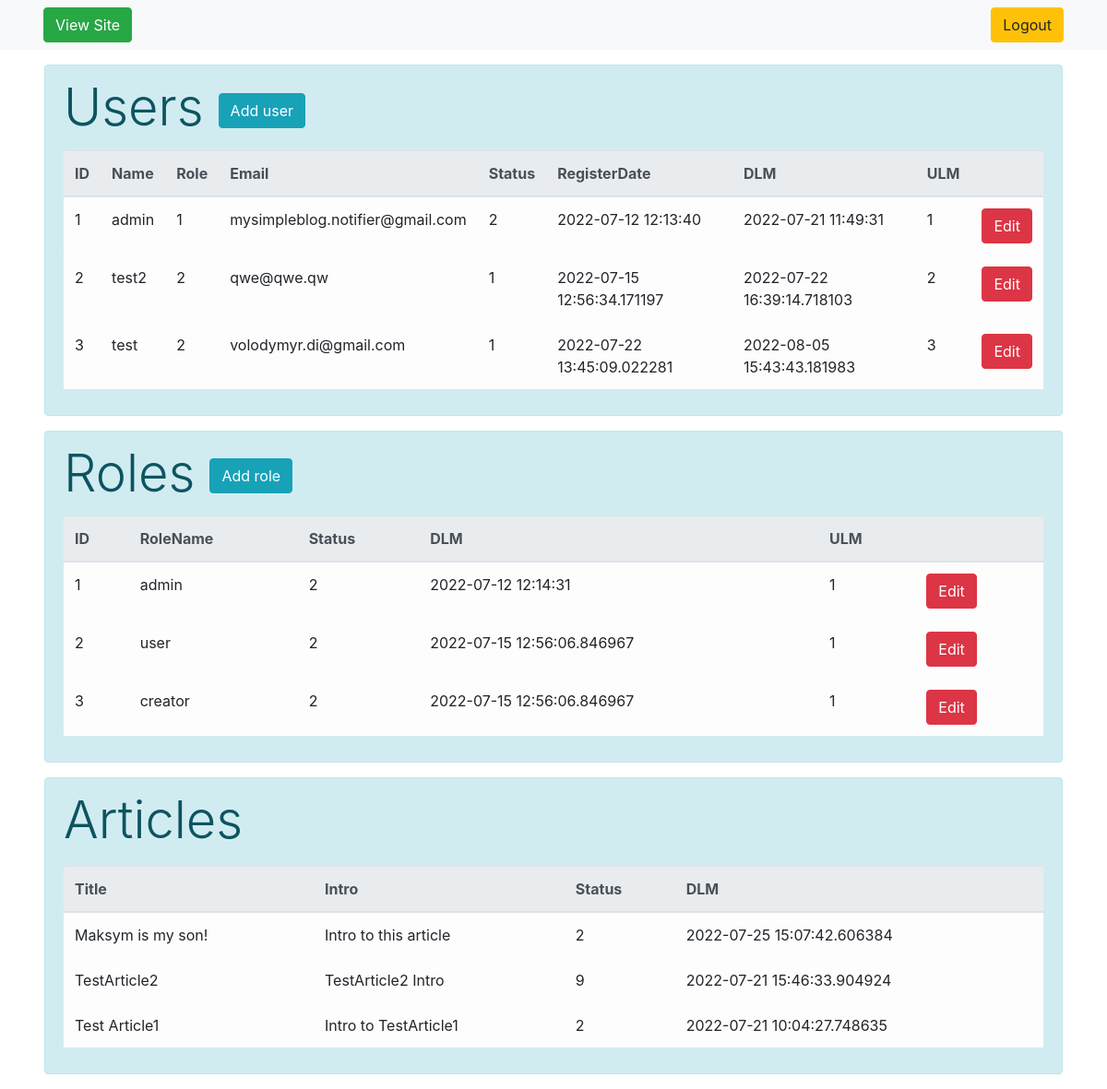
The app's page /admin/dashboard (signed in) with its own data.
### users/models.py (models this page shows, shortened)
class User(UserMixin, Base):
    __tablename__ = 'user'
    id = Column(Integer, primary_key=True, autoincrement=True)
    username = Column(String(100), nullable=False, unique=True)
    passwd = Column(String(254), nullable=False)
    email = Column(String(100), nullable=False, unique=True)
    status = Column(Integer, ForeignKey('status.code'), default=1)
    register_date = Column(DateTime, default=OUR_TIME)
    dlm = Column(DateTime, default=OUR_TIME)
    ulm = Column(Integer, ForeignKey('user.id'))
    role_id = Column(Integer, ForeignKey('userrole.id'))
    user_hash = Column(String(254), nullable=True, default='')

class UserRole(Base):
    __tablename__ = 'userrole'
    id = Column(Integer, primary_key=True, autoincrement=True)
    rolename = Column(String(100), nullable=False, unique=True)
    ulm = Column(Integer, ForeignKey('user.id'))
    dlm = Column(DateTime, default=OUR_TIME)
    status = Column(Integer, ForeignKey('status.code'))
    def __str__(self):
        return self.rolename

### models.py (models this page shows, shortened)
class Article(Base):
    __tablename__ = 'article'
    id = Column(Integer, primary_key=True, autoincrement=True)
    user_id = Column(Integer, ForeignKey('user.id'), nullable=False)
    title = Column(String(100), nullable=False)
    intro = Column(String(300), nullable=False)
    text = Column(Text, nullable=False)
    status = Column(Integer, ForeignKey('status.code'), nullable=False, default=1)
    dlm = Column(DateTime, default=OUR_TIME)
    creation_date = Column(DateTime, default=OUR_TIME)

### admin/admin.py (the view)
@admin.route('/dashboard', methods=['POST', 'GET'])
@login_required
def dashboard():
    reg_form = AdminRegisterForm()
    role_form = AddNewRole()
    users = db.session.query(User).order_by(User.id.asc()).all()
    roles = db.session.query(UserRole).order_by(UserRole.id.asc()).all()
    articles = db.session.query(Article).order_by(Article.dlm.desc()).all()
    return render_template('dashboard.html', reg_form=reg_form, role_form=role_form,
                           users=users, roles=roles, articles=articles)

### admin/forms.py (called while the page is built)
def get_role_names():
    return db.session.query(UserRole).all()

def get_status():
    return db.session.query(Status).all()

### app.py (called while the page is built)
@login_manager.user_loader
def load_user(user_id):
    from users.models import User
    return db.session.query(User).get(int(user_id))

### models.py (called while the page is built)
    def __str__(self):
        return f'{self.code} - {self.name}'

### admin/templates/admin/dashboard.html (shortened to what this page needs)
{% extends 'admbase.html' %}
{% block body %}
<link rel="stylesheet" href="https://cdn.jsdelivr.net/npm/bootstrap@4.6.1/dist/css/bootstrap.min.css">
<div class="mt-3 ml-5 mr-5 mb-2">
    {% if users|length > 0 %}
       <div class="alert alert-info">
           <table id="users" class="table table-hover table-light scrollingTable">
               <div class="display-4 d-inline">Users</div>
               <button type="button" class="btn btn-info mb-4 ml-3" data-toggle="modal" data-target=".user">Add user</button>
               <thead class="thead-light">
                <tr id="th_users">
                    <th>ID</th>
                    <th>Name</th>
                    <th>Role</th>
                    <th>Email</th>
                    <th>Status</th>
                    <th>RegisterDate</th>
                    <th>DLM</th>
                    <th>ULM</th>
                    <th></th>
                </tr>
               </thead>
               <tbody>
                {% for user in users %}
                     <tr id="tr_users">
                        <td>{{ user.id }}</td>
                        <td>{{ user.username }}</td>
                        <td>{{ user.role_id }}</td>
                        <td>{{ user.email }}</td>
                         <td>{{ user.status }}</td>
                        <td>{{ user.register_date }}</td>
                        <td>{{ user.dlm }}</td>
                        <td>{{ user.ulm }}</td>
                        <td><button class="btn btn-danger">Edit</button></td>
                     </tr>
                 {% endfor %}
                </tbody>
           </table>
       </div>
    {% endif %}
</div>
<div class="mt-2 ml-5 mr-5 mb-2">
    {% if roles|length > 0 %}
       <div class="alert alert-info">
           <table id="roles" class="table table-hover table-light">
               <p class="display-4 d-inline">Roles</p>
               <button type="button" class="btn btn-info mb-4 ml-3" data-toggle="modal" data-target=".role">Add role</button>
               <thead class="thead-light">
                <tr id="th_roles">
                    <th>ID</th>
                    <th>RoleName</th>
                    <th>Status</th>
                    <th>DLM</th>
                    <th>ULM</th>
                    <th> </th>
                </tr>
               </thead>
               <tbody>
                {% for role in roles %}
                    <div class="inline-d">
                     <tr id="tr_roles">
                        <td>{{ role.id }}</td>
                        <td>{{ role.rolename }}</td>
                        <td>{{ role.status }}</td>
                        <td>{{ role.dlm }}</td>
                        <td>{{ role.ulm }}</td>
                        <td><button class="btn btn-danger">Edit</button></td>
                     </tr>
                    </div>
                 {% endfor %}
                </tbody>
           </table>
       </div>
    {% endif %}
</div>
<div class="mt-2 ml-5 mr-5 mb-2">
    {% if articles|length > 0 %}
       <div class="alert alert-info">
           <table id="articles" class="table table-hover table-light">
               <p class="display-4">Articles</p>
               <thead class="thead-light">
                <tr id="th_articles">
                   <th>Title</th>
                   <th>Intro</th>
                   <th>Status</th>
                   <th>DLM</th>
                </tr>
               </thead>
               <tbody>
                {% for article in articles %}
                     <tr id="tr_articles" onclick="window.location='/admin/dashboard/article/{{ article.id }}'">
                        <td>{{ article.title }}</td>
                        <td>{{ article.intro }}</td>
                        <td>{{ article.status }}</td>
                        <td>
                            {% if article.dlm > article.creation_date %}
                                {{ article.dlm}}
                            {% else %}
                                {{ article.creation_date}}
                            {% endif %}
                        </td>
                     </tr>
                 {% endfor %}
                </tbody>
           </table>
       </div>
    {% endif %}
</div>
{% endblock %}

### admin/templates/admin/admbase.html (shortened to what this page needs)
<!doctype html>
<html lang="en">
<head>
    <link rel="stylesheet" href="https://cdn.jsdelivr.net/npm/bootstrap@4.6.1/dist/css/bootstrap.min.css">
</head>
<body>
    {% if current_user.is_authenticated %}
        <nav class="navbar navbar-expand-lg navbar-light bg-light sticky-top">
          <div class="container-fluid">
          <a class="btn btn-success ml-3" href="/">View Site</a>
          <nav class="my-2 my-md-0 mr-md-3">
            <a class="btn btn-warning" href="{{ url_for('admin.admin_logout') }}">Logout</a>
          </nav>
        </div>
        </nav>
    {% endif %}
{% block body %}
{% endblock %}
</body>
</html>

### admin/templates/admin/dashboard.html (style rules this page uses)
#tr_articles, #th_articles, #th_users, #th_roles { cursor: pointer }
#tr_users, #tr_roles { cursor: default }

### records on screen
User: id "1", username "admin", role_id "1", email "mysimpleblog.notifier@gmail.com", status "2", register_date "2022-07-12 12:13:40", dlm "2022-07-21 11:49:31", ulm "1"
User: id "2", username "test2", role_id "2", email "qwe@qwe.qw", status "1", register_date "2022-07-15 12:56:34.171197", dlm "2022-07-22 16:39:14.718103", ulm "2"
User: id "3", username "test", role_id "2", email "volodymyr.di@gmail.com", status "1", register_date "2022-07-22 13:45:09.022281", dlm "2022-08-05 15:43:43.181983", ulm "3"
UserRole: id "1", rolename "admin", status "2", dlm "2022-07-12 12:14:31", ulm "1"
UserRole: id "2", rolename "user", status "2", dlm "2022-07-15 12:56:06.846967", ulm "1"
UserRole: id "3", rolename "creator", status "2", dlm "2022-07-15 12:56:06.846967", ulm "1"
Article: title "Maksym is my son!", intro "Intro to this article", status "2", creation_date "2022-07-25 15:07:42.606384"
Article: title "TestArticle2", intro "TestArticle2 Intro", status "9", dlm "2022-07-21 15:46:33.904924"
Article: title "Test Article1", intro "Intro to TestArticle1", status "2", dlm "2022-07-21 10:04:27.748635"
